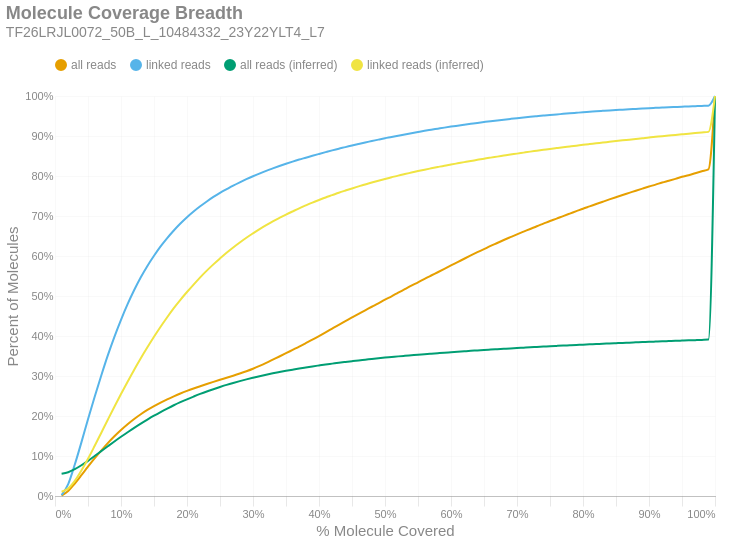

Notebook source saved alongside this figure:
### Markdown cell above
### Molecule Read Coverage
This chart shows molecule coverage breadth as computed by the number of bases aligned to that molecule. In other words, "*how much of each unique long molecule is actually sequenced/aligned?*" Keep in mind there is a distinction between sequences and alignments, since some sequences belonging to a particular molecule may not align well and wouldn't appear in the alignment data. This chart also shows molecule coverage breadth as computed by the *inferred fragment* from which the aligned sequences originate. Unlike read coverage, this calculation takes into account the total insert size, including unsequenced gaps between the forward and reverse reads. Like the previous figures, these are cumulative percents.

### Code cell
if SKIPLR:
    print_html(f"Skipped")
else:
    binned_df = consolidated_hist(valids['coverage_bp'], mask, 0.01, True)
    binned_df_inf = consolidated_hist(valids['coverage_inserts'], mask, 0.01, True)
    binned_df = binned_df.with_columns(pl.lit(binned_df_inf['all reads (cumsum)']).alias('all reads (inferred)'))
    binned_df = binned_df.with_columns(pl.lit(binned_df_inf['linked reads (cumsum)']).alias('linked reads (inferred)'))
    binned_df = binned_df.with_columns(
        (pl.col('bin').cast(pl.Float64) + 0.01).alias('right_edge')
    )

    with SafeRender(binned_df):
        (
            density_plot(binned_df, 'Molecule Coverage Breadth', samplename, 'molcov', ['all reads (inferred)','linked reads (inferred)'])
            .encode(
                #x=alt.X('bin:Q', title="% Molecule Covered").axis(format = '%').scale(padding=0),
                x=alt.X('right_edge:Q', title="% Molecule Covered").axis(format='%').scale(padding=0),
                y=alt.Y('value:Q', title='Percent of Molecules')
                    .axis(format='%')
                    .stack(False)
                    .scale(domainMin=0, padding=0),
                color=alt.Color("key:N").scale(domain = ["all reads", "linked reads", "all reads (inferred)", "linked reads (inferred)"]),
                tooltip = [
                    alt.Tooltip("key:N", title = "Data Type"),
                    alt.Tooltip("range_label:N", title="% Molecule Covered"),
                    alt.Tooltip("value:Q", format = ".2%", title="% Molecules")
                ]
            )
        ).display()

### Figure 1 — Vega-Lite specification as saved in the notebook (floating-point values rounded to 4 significant figures)
{"width": "container", "height": 400, "config": {"title": {"anchor": "start", "dy": -15, "fontSize": 18, "color": "#888888", "subtitleColor": "#888888", "subtitleFontSize": 14}, "arc": {"fill": "#0072B2"}, "axis": {"domainColor": "#888888", "domainWidth": 0.5, "gridWidth": 0.2, "grid": false, "titleFontWeight": 400, "titleFontSize": 15, "labelFontSize": 11, "labelColor": "#888888", "tickColor": "#888888", "tickWidth": 0.2, "titleColor": "#888888"}, "axisBand": {"grid": false}, "axisX": {"grid": true, "tickSize": 10, "domainCap": "round"}, "axisY": {"domain": false, "grid": true, "tickSize": 0, "domainCap": "round"}, "background": "transparent", "header": {"labelFontSize": 15, "labelColor": "#888888", "titleFontSize": 15, "titleFontWeight": 600, "titleColor": "#888888"}, "legend": {"labelFont": "sans-serif", "labelFontSize": 12, "labelColor": "#888888", "symbolSize": 100, "symbolType": "circle", "titleFontSize": 12, "titlePadding": 10, "titleColor": "#888888", "title": null, "orient": "top"}, "range": {"category": ["#E69F00", "#56B4E9", "#009E73", "#F0E442", "#0072B2", "#D55E00", "#CC79A7", "#000000"], "diverging": ["#cfe8f3", "#a2d4ec", "#73bfe2", "#46abdb", "#1696d2", "#12719e"]}, "area": {"fill": "#0072B2", "fillOpacity": 0.7, "line": true, "strokeOpacity": 0.7}, "line": {"color": "#0072B2", "stroke": "#0072B2", "strokeWidth": 2}, "trail": {"color": "#0072B2", "stroke": "#0072B2", "strokeWidth": 0, "size": 1}, "point": {"filled": true, "fillOpacity": 1.0, "size": 95}, "text": {"color": "#888888", "fontSize": 11, "align": "right", "fontWeight": 400, "size": 11}, "bar": {"fill": "#0072B2", "stroke": null}, "view": {"stroke": null, "continuousWidth": 660, "continuousHeight": 400}}, "data": {"name": "data-bd64acacf719cdd88ae3009bd5fa408a"}, "mark": {"type": "line", "interpolate": "monotone", "point": {"opacity": 0, "size": 275}}, "encoding": {"color": {"field": "key", "scale": {"domain": ["all reads", "linked reads", "all reads (inferred)", "linked reads (inferred)"]}, "type": "nominal"}, "tooltip": [{"field": "key", "title": "Data Type", "type": "nominal"}, {"field": "range_label", "title": "% Molecule Covered", "type": "nominal"}, {"field": "value", "format": ".2%", "title": "% Molecules", "type": "quantitative"}], "x": {"axis": {"format": "%"}, "field": "right_edge", "scale": {"padding": 0}, "title": "% Molecule Covered", "type": "quantitative"}, "y": {"axis": {"format": "%"}, "field": "value", "scale": {"domainMin": 0, "padding": 0}, "stack": false, "title": "Percent of Molecules", "type": "quantitative"}}, "params": [{"name": "param_c36ac31b6afebe62", "select": {"type": "point", "fields": ["key"]}, "bind": "legend"}], "title": {"text": "Molecule Coverage Breadth", "subtitle": "TF26LRJL0072_50B_L_10484332_23Y22YLT4_L7"}, "transform": [{"fold": ["all reads (cumsum)", "linked reads (cumsum)", "all reads (inferred)", "linked reads (inferred)"]}, {"calculate": "replace(datum.key, ' (cumsum)', '')", "as": "key"}, {"filter": {"param": "param_c36ac31b6afebe62"}}], "usermeta": {"embedOptions": {"downloadFileName": "TF26LRJL0072_50B_L_10484332_23Y22YLT4_L7.molcov"}}, "$schema": "https://vega.github.io/schema/vega-lite/v6.4.1.json", "datasets": {"data-bd64acacf719cdd88ae3009bd5fa408a": [{"bin": "0.0", "interval": "0.0-0.01", "all reads": 0.001193, "linked reads": 0.002192, "all reads (cumsum)": 0.001193, "linked reads (cumsum)": 0.002192, "range_label": "0.0-0.01", "all reads (inferred)": 0.05566, "linked reads (inferred)": 0.01071, "right_edge": 0.01}, {"bin": "0.01", "interval": "0.01-0.02", "all reads": 0.01129, "linked reads": 0.02766, "all reads (cumsum)": 0.01248, "linked reads (cumsum)": 0.02985, "range_label": "0.01-0.02", "all reads (inferred)": 0.05939, "linked reads (inferred)": 0.01888, "right_edge": 0.02}, {"bin": "0.02", "interval": "0.02-0.03", "all reads": 0.01875, "linked reads": 0.04883, "all reads (cumsum)": 0.03124, "linked reads (cumsum)": 0.07867, "range_label": "0.02-0.03", "all reads (inferred)": 0.06692, "linked reads (inferred)": 0.03766, "right_edge": 0.03}, {"bin": "0.03", "interval": "0.03-0.04", "all reads": 0.02074, "linked reads": 0.05543, "all reads (cumsum)": 0.05198, "linked reads (cumsum)": 0.1341, "range_label": "0.03-0.04", "all reads (inferred)": 0.07681, "linked reads (inferred)": 0.0635, "right_edge": 0.04}, {"bin": "0.04", "interval": "0.04-0.05", "all reads": 0.02143, "linked reads": 0.05773, "all reads (cumsum)": 0.0734, "linked reads (cumsum)": 0.1918, "range_label": "0.04-0.05", "all reads (inferred)": 0.08797, "linked reads (inferred)": 0.09298, "right_edge": 0.05}, {"bin": "0.05", "interval": "0.05-0.06", "all reads": 0.02054, "linked reads": 0.0557, "all reads (cumsum)": 0.09394, "linked reads (cumsum)": 0.2475, "range_label": "0.05-0.06", "all reads (inferred)": 0.09992, "linked reads (inferred)": 0.1249, "right_edge": 0.06}, {"bin": "0.06", "interval": "0.06-0.07", "all reads": 0.01957, "linked reads": 0.05313, "all reads (cumsum)": 0.1135, "linked reads (cumsum)": 0.3007, "range_label": "0.06-0.07", "all reads (inferred)": 0.1121, "linked reads (inferred)": 0.1577, "right_edge": 0.07}, {"bin": "0.07", "interval": "0.07-0.08", "all reads": 0.01869, "linked reads": 0.05078, "all reads (cumsum)": 0.1322, "linked reads (cumsum)": 0.3514, "range_label": "0.07-0.08", "all reads (inferred)": 0.1243, "linked reads (inferred)": 0.1906, "right_edge": 0.08}, {"bin": "0.08", "interval": "0.08-0.09", "all reads": 0.01713, "linked reads": 0.04657, "all reads (cumsum)": 0.1493, "linked reads (cumsum)": 0.398, "range_label": "0.08-0.09", "all reads (inferred)": 0.1363, "linked reads (inferred)": 0.2232, "right_edge": 0.09}, {"bin": "0.09", "interval": "0.09-0.1", "all reads": 0.0157, "linked reads": 0.04254, "all reads (cumsum)": 0.165, "linked reads (cumsum)": 0.4405, "range_label": "0.09-0.1", "all reads (inferred)": 0.148, "linked reads (inferred)": 0.2549, "right_edge": 0.1}, {"bin": "0.1", "interval": "0.1-0.11", "all reads": 0.01443, "linked reads": 0.03901, "all reads (cumsum)": 0.1795, "linked reads (cumsum)": 0.4796, "range_label": "0.1-0.11", "all reads (inferred)": 0.1593, "linked reads (inferred)": 0.2856, "right_edge": 0.11}, {"bin": "0.11", "interval": "0.11-0.12", "all reads": 0.01309, "linked reads": 0.03533, "all reads (cumsum)": 0.1926, "linked reads (cumsum)": 0.5149, "range_label": "0.11-0.12", "all reads (inferred)": 0.1704, "linked reads (inferred)": 0.3157, "right_edge": 0.12}, {"bin": "0.12", "interval": "0.12-0.13", "all reads": 0.0119, "linked reads": 0.03192, "all reads (cumsum)": 0.2044, "linked reads (cumsum)": 0.5468, "range_label": "0.12-0.13", "all reads (inferred)": 0.181, "linked reads (inferred)": 0.3444, "right_edge": 0.13}, {"bin": "0.13", "interval": "0.13-0.14", "all reads": 0.01068, "linked reads": 0.02844, "all reads (cumsum)": 0.2151, "linked reads (cumsum)": 0.5752, "range_label": "0.13-0.14", "all reads (inferred)": 0.191, "linked reads (inferred)": 0.3717, "right_edge": 0.14}, {"bin": "0.14", "interval": "0.14-0.15", "all reads": 0.009668, "linked reads": 0.02551, "all reads (cumsum)": 0.2248, "linked reads (cumsum)": 0.6008, "range_label": "0.14-0.15", "all reads (inferred)": 0.2007, "linked reads (inferred)": 0.3982, "right_edge": 0.15}, {"bin": "0.15", "interval": "0.15-0.16", "all reads": 0.008902, "linked reads": 0.02328, "all reads (cumsum)": 0.2337, "linked reads (cumsum)": 0.624, "range_label": "0.15-0.16", "all reads (inferred)": 0.2099, "linked reads (inferred)": 0.4232, "right_edge": 0.16}, {"bin": "0.16", "interval": "0.16-0.17", "all reads": 0.008084, "linked reads": 0.02086, "all reads (cumsum)": 0.2418, "linked reads (cumsum)": 0.6449, "range_label": "0.16-0.17", "all reads (inferred)": 0.2186, "linked reads (inferred)": 0.4469, "right_edge": 0.17}, {"bin": "0.17", "interval": "0.17-0.18", "all reads": 0.007466, "linked reads": 0.01894, "all reads (cumsum)": 0.2492, "linked reads (cumsum)": 0.6638, "range_label": "0.17-0.18", "all reads (inferred)": 0.2269, "linked reads (inferred)": 0.4696, "right_edge": 0.18}, {"bin": "0.18", "interval": "0.18-0.19", "all reads": 0.007078, "linked reads": 0.01737, "all reads (cumsum)": 0.2563, "linked reads (cumsum)": 0.6812, "range_label": "0.18-0.19", "all reads (inferred)": 0.2346, "linked reads (inferred)": 0.4905, "right_edge": 0.19}, {"bin": "0.19", "interval": "0.19-0.2", "all reads": 0.006505, "linked reads": 0.01582, "all reads (cumsum)": 0.2628, "linked reads (cumsum)": 0.697, "range_label": "0.19-0.2", "all reads (inferred)": 0.2417, "linked reads (inferred)": 0.5099, "right_edge": 0.2}, {"bin": "0.2", "interval": "0.2-0.21", "all reads": 0.005986, "linked reads": 0.01429, "all reads (cumsum)": 0.2688, "linked reads (cumsum)": 0.7113, "range_label": "0.2-0.21", "all reads (inferred)": 0.2486, "linked reads (inferred)": 0.5286, "right_edge": 0.21}, {"bin": "0.21", "interval": "0.21-0.22", "all reads": 0.005637, "linked reads": 0.01293, "all reads (cumsum)": 0.2745, "linked reads (cumsum)": 0.7242, "range_label": "0.21-0.22", "all reads (inferred)": 0.2552, "linked reads (inferred)": 0.5467, "right_edge": 0.22}, {"bin": "0.22", "interval": "0.22-0.23", "all reads": 0.005548, "linked reads": 0.01216, "all reads (cumsum)": 0.28, "linked reads (cumsum)": 0.7364, "range_label": "0.22-0.23", "all reads (inferred)": 0.2613, "linked reads (inferred)": 0.5635, "right_edge": 0.23}, {"bin": "0.23", "interval": "0.23-0.24", "all reads": 0.005431, "linked reads": 0.01132, "all reads (cumsum)": 0.2854, "linked reads (cumsum)": 0.7477, "range_label": "0.23-0.24", "all reads (inferred)": 0.267, "linked reads (inferred)": 0.579, "right_edge": 0.24}, {"bin": "0.24", "interval": "0.24-0.25", "all reads": 0.005224, "linked reads": 0.01027, "all reads (cumsum)": 0.2907, "linked reads (cumsum)": 0.758, "range_label": "0.24-0.25", "all reads (inferred)": 0.2725, "linked reads (inferred)": 0.5939, "right_edge": 0.25}, {"bin": "0.25", "interval": "0.25-0.26", "all reads": 0.004905, "linked reads": 0.009118, "all reads (cumsum)": 0.2956, "linked reads (cumsum)": 0.7671, "range_label": "0.25-0.26", "all reads (inferred)": 0.2778, "linked reads (inferred)": 0.6082, "right_edge": 0.26}, {"bin": "0.26", "interval": "0.26-0.27", "all reads": 0.005165, "linked reads": 0.008962, "all reads (cumsum)": 0.3007, "linked reads (cumsum)": 0.7761, "range_label": "0.26-0.27", "all reads (inferred)": 0.2826, "linked reads (inferred)": 0.6213, "right_edge": 0.27}, {"bin": "0.27", "interval": "0.27-0.28", "all reads": 0.00545, "linked reads": 0.008197, "all reads (cumsum)": 0.3062, "linked reads (cumsum)": 0.7843, "range_label": "0.27-0.28", "all reads (inferred)": 0.2871, "linked reads (inferred)": 0.6337, "right_edge": 0.28}, {"bin": "0.28", "interval": "0.28-0.29", "all reads": 0.0058, "linked reads": 0.007807, "all reads (cumsum)": 0.312, "linked reads (cumsum)": 0.7921, "range_label": "0.28-0.29", "all reads (inferred)": 0.2915, "linked reads (inferred)": 0.6456, "right_edge": 0.29}, {"bin": "0.29", "interval": "0.29-0.3", "all reads": 0.006278, "linked reads": 0.007286, "all reads (cumsum)": 0.3183, "linked reads (cumsum)": 0.7994, "range_label": "0.29-0.3", "all reads (inferred)": 0.2956, "linked reads (inferred)": 0.6566, "right_edge": 0.3}, {"bin": "0.3", "interval": "0.3-0.31", "all reads": 0.007074, "linked reads": 0.006838, "all reads (cumsum)": 0.3253, "linked reads (cumsum)": 0.8062, "range_label": "0.3-0.31", "all reads (inferred)": 0.2995, "linked reads (inferred)": 0.6672, "right_edge": 0.31}, {"bin": "0.31", "interval": "0.31-0.32", "all reads": 0.007598, "linked reads": 0.006627, "all reads (cumsum)": 0.3329, "linked reads (cumsum)": 0.8128, "range_label": "0.31-0.32", "all reads (inferred)": 0.3031, "linked reads (inferred)": 0.6771, "right_edge": 0.32}, {"bin": "0.32", "interval": "0.32-0.33", "all reads": 0.00796, "linked reads": 0.006159, "all reads (cumsum)": 0.3409, "linked reads (cumsum)": 0.819, "range_label": "0.32-0.33", "all reads (inferred)": 0.3066, "linked reads (inferred)": 0.6865, "right_edge": 0.33}, {"bin": "0.33", "interval": "0.33-0.34", "all reads": 0.007899, "linked reads": 0.005958, "all reads (cumsum)": 0.3488, "linked reads (cumsum)": 0.8249, "range_label": "0.33-0.34", "all reads (inferred)": 0.3098, "linked reads (inferred)": 0.6951, "right_edge": 0.34}, {"bin": "0.34", "interval": "0.34-0.35", "all reads": 0.008149, "linked reads": 0.005662, "all reads (cumsum)": 0.3569, "linked reads (cumsum)": 0.8306, "range_label": "0.34-0.35", "all reads (inferred)": 0.3129, "linked reads (inferred)": 0.7035, "right_edge": 0.35}, {"bin": "0.35", "interval": "0.35-0.36", "all reads": 0.008281, "linked reads": 0.00538, "all reads (cumsum)": 0.3652, "linked reads (cumsum)": 0.836, "range_label": "0.35-0.36", "all reads (inferred)": 0.3158, "linked reads (inferred)": 0.7115, "right_edge": 0.36}, {"bin": "0.36", "interval": "0.36-0.37", "all reads": 0.008249, "linked reads": 0.005081, "all reads (cumsum)": 0.3735, "linked reads (cumsum)": 0.8411, "range_label": "0.36-0.37", "all reads (inferred)": 0.3187, "linked reads (inferred)": 0.7193, "right_edge": 0.37}, {"bin": "0.37", "interval": "0.37-0.38", "all reads": 0.008606, "linked reads": 0.004725, "all reads (cumsum)": 0.3821, "linked reads (cumsum)": 0.8458, "range_label": "0.37-0.38", "all reads (inferred)": 0.3214, "linked reads (inferred)": 0.7264, "right_edge": 0.38}, {"bin": "0.38", "interval": "0.38-0.39", "all reads": 0.008665, "linked reads": 0.004766, "all reads (cumsum)": 0.3907, "linked reads (cumsum)": 0.8506, "range_label": "0.38-0.39", "all reads (inferred)": 0.324, "linked reads (inferred)": 0.7335, "right_edge": 0.39}, {"bin": "0.39", "interval": "0.39-0.4", "all reads": 0.009076, "linked reads": 0.004584, "all reads (cumsum)": 0.3998, "linked reads (cumsum)": 0.8551, "range_label": "0.39-0.4", "all reads (inferred)": 0.3264, "linked reads (inferred)": 0.74, "right_edge": 0.4}, {"bin": "0.4", "interval": "0.4-0.41", "all reads": 0.009302, "linked reads": 0.004506, "all reads (cumsum)": 0.4091, "linked reads (cumsum)": 0.8596, "range_label": "0.4-0.41", "all reads (inferred)": 0.3288, "linked reads (inferred)": 0.7464, "right_edge": 0.41}, {"bin": "0.41", "interval": "0.41-0.42", "all reads": 0.009473, "linked reads": 0.004449, "all reads (cumsum)": 0.4186, "linked reads (cumsum)": 0.8641, "range_label": "0.41-0.42", "all reads (inferred)": 0.3309, "linked reads (inferred)": 0.7522, "right_edge": 0.42}, {"bin": "0.42", "interval": "0.42-0.43", "all reads": 0.009408, "linked reads": 0.004238, "all reads (cumsum)": 0.428, "linked reads (cumsum)": 0.8683, "range_label": "0.42-0.43", "all reads (inferred)": 0.3331, "linked reads (inferred)": 0.7581, "right_edge": 0.43}, {"bin": "0.43", "interval": "0.43-0.44", "all reads": 0.009212, "linked reads": 0.00391, "all reads (cumsum)": 0.4372, "linked reads (cumsum)": 0.8722, "range_label": "0.43-0.44", "all reads (inferred)": 0.3351, "linked reads (inferred)": 0.7636, "right_edge": 0.44}, {"bin": "0.44", "interval": "0.44-0.45", "all reads": 0.009218, "linked reads": 0.004134, "all reads (cumsum)": 0.4464, "linked reads (cumsum)": 0.8764, "range_label": "0.44-0.45", "all reads (inferred)": 0.3371, "linked reads (inferred)": 0.7689, "right_edge": 0.45}, {"bin": "0.45", "interval": "0.45-0.46", "all reads": 0.009079, "linked reads": 0.003847, "all reads (cumsum)": 0.4555, "linked reads (cumsum)": 0.8802, "range_label": "0.45-0.46", "all reads (inferred)": 0.339, "linked reads (inferred)": 0.774, "right_edge": 0.46}, {"bin": "0.46", "interval": "0.46-0.47", "all reads": 0.008745, "linked reads": 0.003709, "all reads (cumsum)": 0.4642, "linked reads (cumsum)": 0.8839, "range_label": "0.46-0.47", "all reads (inferred)": 0.3408, "linked reads (inferred)": 0.7787, "right_edge": 0.47}, {"bin": "0.47", "interval": "0.47-0.48", "all reads": 0.008888, "linked reads": 0.003462, "all reads (cumsum)": 0.4731, "linked reads (cumsum)": 0.8874, "range_label": "0.47-0.48", "all reads (inferred)": 0.3426, "linked reads (inferred)": 0.7836, "right_edge": 0.48}, {"bin": "0.48", "interval": "0.48-0.49", "all reads": 0.00863, "linked reads": 0.003556, "all reads (cumsum)": 0.4818, "linked reads (cumsum)": 0.891, "range_label": "0.48-0.49", "all reads (inferred)": 0.3443, "linked reads (inferred)": 0.7883, "right_edge": 0.49}, {"bin": "0.49", "interval": "0.49-0.5", "all reads": 0.00937, "linked reads": 0.003423, "all reads (cumsum)": 0.4911, "linked reads (cumsum)": 0.8944, "range_label": "0.49-0.5", "all reads (inferred)": 0.346, "linked reads (inferred)": 0.7927, "right_edge": 0.5}, {"bin": "0.5", "interval": "0.5-0.51", "all reads": 0.008151, "linked reads": 0.003059, "all reads (cumsum)": 0.4993, "linked reads (cumsum)": 0.8974, "range_label": "0.5-0.51", "all reads (inferred)": 0.3475, "linked reads (inferred)": 0.7968, "right_edge": 0.51}, {"bin": "0.51", "interval": "0.51-0.52", "all reads": 0.009008, "linked reads": 0.003303, "all reads (cumsum)": 0.5083, "linked reads (cumsum)": 0.9007, "range_label": "0.51-0.52", "all reads (inferred)": 0.3491, "linked reads (inferred)": 0.801, "right_edge": 0.52}, {"bin": "0.52", "interval": "0.52-0.53", "all reads": 0.008678, "linked reads": 0.003223, "all reads (cumsum)": 0.517, "linked reads (cumsum)": 0.904, "range_label": "0.52-0.53", "all reads (inferred)": 0.3505, "linked reads (inferred)": 0.8048, "right_edge": 0.53}, {"bin": "0.53", "interval": "0.53-0.54", "all reads": 0.008864, "linked reads": 0.003064, "all reads (cumsum)": 0.5258, "linked reads (cumsum)": 0.907, "range_label": "0.53-0.54", "all reads (inferred)": 0.3519, "linked reads (inferred)": 0.8085, "right_edge": 0.54}, {"bin": "0.54", "interval": "0.54-0.55", "all reads": 0.008398, "linked reads": 0.00298, "all reads (cumsum)": 0.5342, "linked reads (cumsum)": 0.91, "range_label": "0.54-0.55", "all reads (inferred)": 0.3533, "linked reads (inferred)": 0.8123, "right_edge": 0.55}, {"bin": "0.55", "interval": "0.55-0.56", "all reads": 0.008711, "linked reads": 0.002931, "all reads (cumsum)": 0.5429, "linked reads (cumsum)": 0.9129, "range_label": "0.55-0.56", "all reads (inferred)": 0.3546, "linked reads (inferred)": 0.8158, "right_edge": 0.56}, {"bin": "0.56", "interval": "0.56-0.57", "all reads": 0.008305, "linked reads": 0.002681, "all reads (cumsum)": 0.5512, "linked reads (cumsum)": 0.9156, "range_label": "0.56-0.57", "all reads (inferred)": 0.3559, "linked reads (inferred)": 0.8192, "right_edge": 0.57}, {"bin": "0.57", "interval": "0.57-0.58", "all reads": 0.008166, "linked reads": 0.002673, "all reads (cumsum)": 0.5594, "linked reads (cumsum)": 0.9183, "range_label": "0.57-0.58", "all reads (inferred)": 0.3571, "linked reads (inferred)": 0.8225, "right_edge": 0.58}, {"bin": "0.58", "interval": "0.58-0.59", "all reads": 0.008303, "linked reads": 0.002676, "all reads (cumsum)": 0.5677, "linked reads (cumsum)": 0.921, "range_label": "0.58-0.59", "all reads (inferred)": 0.3584, "linked reads (inferred)": 0.8257, "right_edge": 0.59}, {"bin": "0.59", "interval": "0.59-0.6", "all reads": 0.008612, "linked reads": 0.002543, "all reads (cumsum)": 0.5763, "linked reads (cumsum)": 0.9235, "range_label": "0.59-0.6", "all reads (inferred)": 0.3595, "linked reads (inferred)": 0.8287, "right_edge": 0.6}, {"bin": "0.6", "interval": "0.6-0.61", "all reads": 0.008306, "linked reads": 0.002345, "all reads (cumsum)": 0.5846, "linked reads (cumsum)": 0.9259, "range_label": "0.6-0.61", "all reads (inferred)": 0.3606, "linked reads (inferred)": 0.8317, "right_edge": 0.61}, {"bin": "0.61", "interval": "0.61-0.62", "all reads": 0.008486, "linked reads": 0.002306, "all reads (cumsum)": 0.5931, "linked reads (cumsum)": 0.9282, "range_label": "0.61-0.62", "all reads (inferred)": 0.3618, "linked reads (inferred)": 0.8347, "right_edge": 0.62}, {"bin": "0.62", "interval": "0.62-0.63", "all reads": 0.008265, "linked reads": 0.002288, "all reads (cumsum)": 0.6014, "linked reads (cumsum)": 0.9304, "range_label": "0.62-0.63", "all reads (inferred)": 0.3629, "linked reads (inferred)": 0.8376, "right_edge": 0.63}, {"bin": "0.63", "interval": "0.63-0.64", "all reads": 0.008074, "linked reads": 0.002306, "all reads (cumsum)": 0.6095, "linked reads (cumsum)": 0.9328, "range_label": "0.63-0.64", "all reads (inferred)": 0.3639, "linked reads (inferred)": 0.8404, "right_edge": 0.64}, {"bin": "0.64", "interval": "0.64-0.65", "all reads": 0.007783, "linked reads": 0.002148, "all reads (cumsum)": 0.6172, "linked reads (cumsum)": 0.9349, "range_label": "0.64-0.65", "all reads (inferred)": 0.3651, "linked reads (inferred)": 0.8433, "right_edge": 0.65}, {"bin": "0.65", "interval": "0.65-0.66", "all reads": 0.007981, "linked reads": 0.002111, "all reads (cumsum)": 0.6252, "linked reads (cumsum)": 0.937, "range_label": "0.65-0.66", "all reads (inferred)": 0.3661, "linked reads (inferred)": 0.8459, "right_edge": 0.66}, {"bin": "0.66", "interval": "0.66-0.67", "all reads": 0.007318, "linked reads": 0.001963, "all reads (cumsum)": 0.6325, "linked reads (cumsum)": 0.939, "range_label": "0.66-0.67", "all reads (inferred)": 0.367, "linked reads (inferred)": 0.8485, "right_edge": 0.67}, {"bin": "0.67", "interval": "0.67-0.68", "all reads": 0.007433, "linked reads": 0.00189, "all reads (cumsum)": 0.64, "linked reads (cumsum)": 0.9409, "range_label": "0.67-0.68", "all reads (inferred)": 0.368, "linked reads (inferred)": 0.851, "right_edge": 0.68}, {"bin": "0.68", "interval": "0.68-0.69", "all reads": 0.007133, "linked reads": 0.001846, "all reads (cumsum)": 0.6471, "linked reads (cumsum)": 0.9427, "range_label": "0.68-0.69", "all reads (inferred)": 0.369, "linked reads (inferred)": 0.8536, "right_edge": 0.69}, {"bin": "0.69", "interval": "0.69-0.7", "all reads": 0.007054, "linked reads": 0.001804, "all reads (cumsum)": 0.6542, "linked reads (cumsum)": 0.9445, "range_label": "0.69-0.7", "all reads (inferred)": 0.3699, "linked reads (inferred)": 0.8559, "right_edge": 0.7}, {"bin": "0.7", "interval": "0.7-0.71", "all reads": 0.006764, "linked reads": 0.001705, "all reads (cumsum)": 0.6609, "linked reads (cumsum)": 0.9462, "range_label": "0.7-0.71", "all reads (inferred)": 0.3709, "linked reads (inferred)": 0.8585, "right_edge": 0.71}, {"bin": "0.71", "interval": "0.71-0.72", "all reads": 0.006647, "linked reads": 0.001627, "all reads (cumsum)": 0.6676, "linked reads (cumsum)": 0.9478, "range_label": "0.71-0.72", "all reads (inferred)": 0.3718, "linked reads (inferred)": 0.8609, "right_edge": 0.72}, {"bin": "0.72", "interval": "0.72-0.73", "all reads": 0.006857, "linked reads": 0.001588, "all reads (cumsum)": 0.6744, "linked reads (cumsum)": 0.9494, "range_label": "0.72-0.73", "all reads (inferred)": 0.3727, "linked reads (inferred)": 0.8631, "right_edge": 0.73}, {"bin": "0.73", "interval": "0.73-0.74", "all reads": 0.00642, "linked reads": 0.001577, "all reads (cumsum)": 0.6809, "linked reads (cumsum)": 0.951, "range_label": "0.73-0.74", "all reads (inferred)": 0.3735, "linked reads (inferred)": 0.8653, "right_edge": 0.74}, {"bin": "0.74", "interval": "0.74-0.75", "all reads": 0.006528, "linked reads": 0.001525, "all reads (cumsum)": 0.6874, "linked reads (cumsum)": 0.9525, "range_label": "0.74-0.75", "all reads (inferred)": 0.3744, "linked reads (inferred)": 0.8676, "right_edge": 0.75}, {"bin": "0.75", "interval": "0.75-0.76", "all reads": 0.006031, "linked reads": 0.001348, "all reads (cumsum)": 0.6934, "linked reads (cumsum)": 0.9539, "range_label": "0.75-0.76", "all reads (inferred)": 0.3752, "linked reads (inferred)": 0.8698, "right_edge": 0.76}, {"bin": "0.76", "interval": "0.76-0.77", "all reads": 0.006416, "linked reads": 0.001479, "all reads (cumsum)": 0.6998, "linked reads (cumsum)": 0.9554, "range_label": "0.76-0.77", "all reads (inferred)": 0.376, "linked reads (inferred)": 0.8719, "right_edge": 0.77}, {"bin": "0.77", "interval": "0.77-0.78", "all reads": 0.006156, "linked reads": 0.001406, "all reads (cumsum)": 0.706, "linked reads (cumsum)": 0.9568, "range_label": "0.77-0.78", "all reads (inferred)": 0.3768, "linked reads (inferred)": 0.8738, "right_edge": 0.78}, {"bin": "0.78", "interval": "0.78-0.79", "all reads": 0.006074, "linked reads": 0.001265, "all reads (cumsum)": 0.7121, "linked reads (cumsum)": 0.958, "range_label": "0.78-0.79", "all reads (inferred)": 0.3776, "linked reads (inferred)": 0.8758, "right_edge": 0.79}, {"bin": "0.79", "interval": "0.79-0.8", "all reads": 0.006223, "linked reads": 0.001255, "all reads (cumsum)": 0.7183, "linked reads (cumsum)": 0.9593, "range_label": "0.79-0.8", "all reads (inferred)": 0.3784, "linked reads (inferred)": 0.8779, "right_edge": 0.8}, {"bin": "0.8", "interval": "0.8-0.81", "all reads": 0.005795, "linked reads": 0.001197, "all reads (cumsum)": 0.7241, "linked reads (cumsum)": 0.9605, "range_label": "0.8-0.81", "all reads (inferred)": 0.3791, "linked reads (inferred)": 0.8798, "right_edge": 0.81}, {"bin": "0.81", "interval": "0.81-0.82", "all reads": 0.005842, "linked reads": 0.001239, "all reads (cumsum)": 0.7299, "linked reads (cumsum)": 0.9617, "range_label": "0.81-0.82", "all reads (inferred)": 0.3798, "linked reads (inferred)": 0.8816, "right_edge": 0.82}, {"bin": "0.82", "interval": "0.82-0.83", "all reads": 0.005791, "linked reads": 0.001127, "all reads (cumsum)": 0.7357, "linked reads (cumsum)": 0.9629, "range_label": "0.82-0.83", "all reads (inferred)": 0.3806, "linked reads (inferred)": 0.8836, "right_edge": 0.83}, {"bin": "0.83", "interval": "0.83-0.84", "all reads": 0.005731, "linked reads": 0.001101, "all reads (cumsum)": 0.7414, "linked reads (cumsum)": 0.964, "range_label": "0.83-0.84", "all reads (inferred)": 0.3813, "linked reads (inferred)": 0.8854, "right_edge": 0.84}, {"bin": "0.84", "interval": "0.84-0.85", "all reads": 0.005598, "linked reads": 0.001007, "all reads (cumsum)": 0.747, "linked reads (cumsum)": 0.965, "range_label": "0.84-0.85", "all reads (inferred)": 0.382, "linked reads (inferred)": 0.8873, "right_edge": 0.85}, {"bin": "0.85", "interval": "0.85-0.86", "all reads": 0.00551, "linked reads": 0.0009215, "all reads (cumsum)": 0.7525, "linked reads (cumsum)": 0.9659, "range_label": "0.85-0.86", "all reads (inferred)": 0.3827, "linked reads (inferred)": 0.8891, "right_edge": 0.86}, {"bin": "0.86", "interval": "0.86-0.87", "all reads": 0.0053, "linked reads": 0.0009944, "all reads (cumsum)": 0.7578, "linked reads (cumsum)": 0.9669, "range_label": "0.86-0.87", "all reads (inferred)": 0.3834, "linked reads (inferred)": 0.8908, "right_edge": 0.87}, {"bin": "0.87", "interval": "0.87-0.88", "all reads": 0.005364, "linked reads": 0.0009215, "all reads (cumsum)": 0.7632, "linked reads (cumsum)": 0.9678, "range_label": "0.87-0.88", "all reads (inferred)": 0.3841, "linked reads (inferred)": 0.8927, "right_edge": 0.88}, {"bin": "0.88", "interval": "0.88-0.89", "all reads": 0.005244, "linked reads": 0.0009423, "all reads (cumsum)": 0.7685, "linked reads (cumsum)": 0.9687, "range_label": "0.88-0.89", "all reads (inferred)": 0.3848, "linked reads (inferred)": 0.8945, "right_edge": 0.89}, {"bin": "0.89", "interval": "0.89-0.9", "all reads": 0.005138, "linked reads": 0.0008772, "all reads (cumsum)": 0.7736, "linked reads (cumsum)": 0.9696, "range_label": "0.89-0.9", "all reads (inferred)": 0.3855, "linked reads (inferred)": 0.8964, "right_edge": 0.9}, {"bin": "0.9", "interval": "0.9-0.91", "all reads": 0.004825, "linked reads": 0.0007549, "all reads (cumsum)": 0.7784, "linked reads (cumsum)": 0.9704, "range_label": "0.9-0.91", "all reads (inferred)": 0.3861, "linked reads (inferred)": 0.898, "right_edge": 0.91}, {"bin": "0.91", "interval": "0.91-0.92", "all reads": 0.005251, "linked reads": 0.0007705, "all reads (cumsum)": 0.7837, "linked reads (cumsum)": 0.9711, "range_label": "0.91-0.92", "all reads (inferred)": 0.3867, "linked reads (inferred)": 0.8996, "right_edge": 0.92}, {"bin": "0.92", "interval": "0.92-0.93", "all reads": 0.004517, "linked reads": 0.0007601, "all reads (cumsum)": 0.7882, "linked reads (cumsum)": 0.9719, "range_label": "0.92-0.93", "all reads (inferred)": 0.3873, "linked reads (inferred)": 0.9011, "right_edge": 0.93}, {"bin": "0.93", "interval": "0.93-0.94", "all reads": 0.004712, "linked reads": 0.0006716, "all reads (cumsum)": 0.7929, "linked reads (cumsum)": 0.9726, "range_label": "0.93-0.94", "all reads (inferred)": 0.3879, "linked reads (inferred)": 0.9026, "right_edge": 0.94}, {"bin": "0.94", "interval": "0.94-0.95", "all reads": 0.005027, "linked reads": 0.0006638, "all reads (cumsum)": 0.7979, "linked reads (cumsum)": 0.9732, "range_label": "0.94-0.95", "all reads (inferred)": 0.3885, "linked reads (inferred)": 0.9042, "right_edge": 0.95}, {"bin": "0.95", "interval": "0.95-0.96", "all reads": 0.004155, "linked reads": 0.0007028, "all reads (cumsum)": 0.8021, "linked reads (cumsum)": 0.9739, "range_label": "0.95-0.96", "all reads (inferred)": 0.3891, "linked reads (inferred)": 0.9058, "right_edge": 0.96}, {"bin": "0.96", "interval": "0.96-0.97", "all reads": 0.004848, "linked reads": 0.0006169, "all reads (cumsum)": 0.8069, "linked reads (cumsum)": 0.9746, "range_label": "0.96-0.97", "all reads (inferred)": 0.3897, "linked reads (inferred)": 0.9073, "right_edge": 0.97}, {"bin": "0.97", "interval": "0.97-0.98", "all reads": 0.004752, "linked reads": 0.0006351, "all reads (cumsum)": 0.8117, "linked reads (cumsum)": 0.9752, "range_label": "0.97-0.98", "all reads (inferred)": 0.3903, "linked reads (inferred)": 0.9088, "right_edge": 0.98}, {"bin": "0.98", "interval": "0.98-0.99", "all reads": 0.004838, "linked reads": 0.0005597, "all reads (cumsum)": 0.8165, "linked reads (cumsum)": 0.9758, "range_label": "0.98-0.99", "all reads (inferred)": 0.3909, "linked reads (inferred)": 0.9103, "right_edge": 0.99}, {"bin": "0.99", "interval": "0.99-1.0", "all reads": 0.1835, "linked reads": 0.02425, "all reads (cumsum)": 1.0, "linked reads (cumsum)": 1.0, "range_label": "0.99-1.0", "all reads (inferred)": 1.0, "linked reads (inferred)": 1.0, "right_edge": 1.0}]}}
